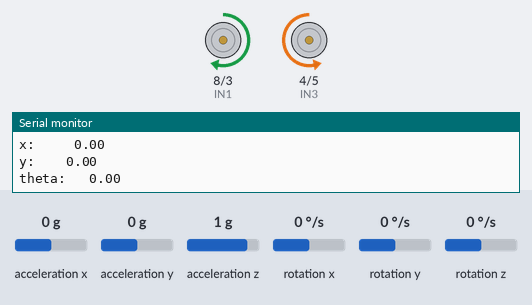
Bench run of a sketch on a simulated Arduino Uno, built with avr-gcc and run on an emulated ATmega328P. On the bench: motor-driver pin pairs drawn as motors (green arrow = first pin HIGH = forward, orange = second pin HIGH = backward, longer = more drive, scaled by the enable pin), the last lines printed to the serial monitor. The inputs (shaded band) are chosen by the test bench; at power-on: rotation z 0 °/s, acceleration x 0 g, acceleration y 0 g, acceleration z 1 g, rotation x 0 °/s, rotation y 0 °/s.

Above: at 15.0 s.
15.1 s: rotation z set to 24 °/s
At 15.55 s:
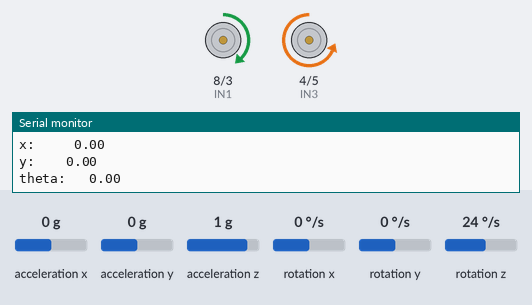
At 17.0 s:
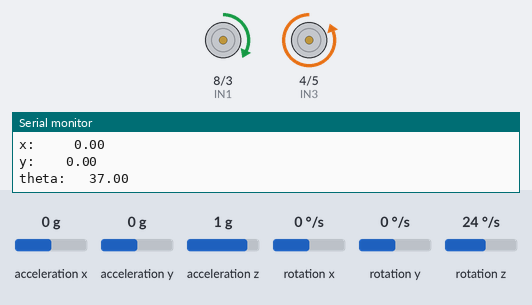
17.3 s: rotation z set to -100 °/s
At 18.4 s:
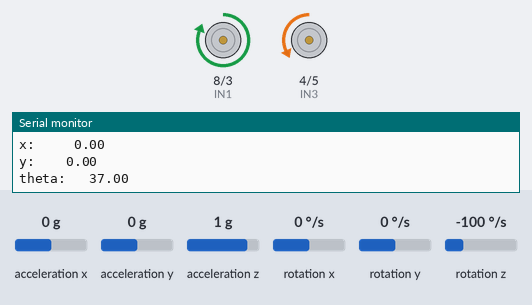
Timing chart, 0 to 20.3 s (numbered marks = the images above; inputs shaded):
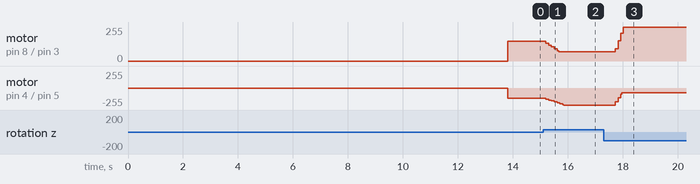

The sketch:

State_estimation.ino
```cpp
#include <Wire.h> // Import (include) the Wire library
#include <MPU6050_tockn.h> // Import (include) the MPU6050_tockn library (install it if it is not already installed)
#include<NewPing.h>
MPU6050 mpu6050(Wire); // Create an instance of MPU6050 and give it a custom name (mpu6050 in this case). Pass Wire as a parameter to this instance
const int D0 = 0;


int ENA=9;
int ENB=10;
int IN1=8;
int IN2=3;
int IN3=4;
int IN4=5;

float angle_offset = 0;
float accX_offset = 0;
float accY_offset = 0;
float angle=0.00;
float desired_angle=0.00;

float x=0.0;
float y=0.0;
float ux=0.0;
float uy=0.0;
float theta=0.0;

volatile unsigned long t;
 volatile unsigned long t2=millis();


float SPEED=150;
float k=6;// controller of a car .

int echo=11;
int trig=12;
int max_distance=200;
NewPing sonar( trig, echo, max_distance);


void setup() {
  // put your setup code here, to run once:
  pinMode (ENA, OUTPUT);
  pinMode (ENB, OUTPUT);
  pinMode (IN1, OUTPUT);
  pinMode (IN2, OUTPUT);
  pinMode (IN3, OUTPUT);
  pinMode (IN4, OUTPUT);


  pinMode (2, INPUT_PULLUP);


  Serial.begin (9600);

  //attachInterrupt(D0,pulse,FALLING);

  NewPing sonar(trig, echo, max_distance);

  Wire.begin();
  mpu6050.begin();
  Serial.println("hello");
  mpu6050.calcGyroOffsets(true); /* This calculates the offset values of the gyroscope. When this function is called with (true) as
  is the case here, you can see state of calculating calibration in the serial monitor */

for (int i = 0; i < 3000;i++)
{
  mpu6050.update();
  angle_offset += mpu6050.getAngleZ();
  accX_offset += mpu6050.getAccX();
  accY_offset += mpu6050.getAccY();

}
  angle_offset = angle_offset/3000.00;  // Calculating the average as explained above
  accY_offset=accY_offset/3000.00;
  accX_offset= accX_offset/3000.00;
  Serial.println(angle_offset);
  Serial.println(accY_offset);
  Serial.println(accX_offset);
  delay(100);

//  while(!Serial.available()){
//  }
Serial.println("bluetooth connected");
delay(5000);
t=millis();
}


void loop() {
  float angle=getAngle();
  float error=desired_angle-angle;
  error=error*k;


  pulse();
  if(millis()-t2>=3000){
  showPose();
  t2=millis();}
  goForward(error);
  if (getDistance()> 20){
   desired_angle=-90.0; }
   else{
    desired_angle=0.0;
    }

}


void goForward(float error){
  desired_angle=0;
  pulse();
  analogWrite(ENA, constrain(SPEED+error, 70, 255));
  analogWrite(ENB, constrain(SPEED-error, 70, 255));

  digitalWrite(IN1, HIGH);
  digitalWrite(IN2, LOW);

  digitalWrite(IN3, LOW);
  digitalWrite(IN4, HIGH);
  }


void turnRight(){

  pulse();
  analogWrite(ENA, SPEED);
  analogWrite(ENB, SPEED);

  digitalWrite(IN1, LOW);
  digitalWrite(IN2, HIGH);

  digitalWrite(IN3, HIGH);
  digitalWrite(IN4, LOW);
}


void turnLeft(){
  pulse();
  analogWrite(ENA, SPEED);
  analogWrite(ENB, SPEED);

  digitalWrite(IN1, HIGH);
  digitalWrite(IN2, LOW);

  digitalWrite(IN3, LOW);
  digitalWrite(IN4, HIGH);
}


void goBackward(float error){
  analogWrite(ENA, constrain(SPEED+error, 70, 255));
  analogWrite(ENB, constrain(SPEED-error, 70, 255));

  digitalWrite(IN1, LOW);
  digitalWrite(IN2, HIGH);

  digitalWrite(IN3, HIGH);
  digitalWrite(IN4, LOW);
  }
void stopmoving(){
  analogWrite(ENA, 0);
  analogWrite(ENB, 0);

  digitalWrite(IN1, LOW);
  digitalWrite(IN2, LOW);

  digitalWrite(IN3, LOW);
  digitalWrite(IN4, LOW);
  }


float getAngle(){
 mpu6050.update();
  float theta = mpu6050.getAngleZ()-angle_offset;
  return theta;
  }

float getAccx(){
   mpu6050.update();
  float accx = mpu6050.getAccX() - accX_offset ;
  return accx;
  }
float getAccy(){
   mpu6050.update();
  float accy = mpu6050.getAccY()- accY_offset;
  return accy;
  }


float getDistance(){
 // Serial.print("Ping: ");
  //int dist=sonar.ping_cm(); // Send ping, get distance in cm and print result (0 = outside set distance range)
  //Serial.println("cm");
  //return dist;
  }

void pulse(){
 // Serial.println("Pulse");
   if(millis()-t >=100){
   updatePose(millis()-t);
   //t = millis();
  }
}

void updatePose(float dt){
  t = millis();
  dt = dt / 1000;
  theta = int(getAngle())%360;
  float ax=getAccx()*9.81;
  float ay=getAccy()*9.81;
  float vx = ux + ax * dt;
  float vy= uy +ay*dt;
  x= x+ (ux*dt)+0.5*ax*dt*dt;
  y= y+ (uy*dt)+0.5 *ay*dt*dt;

  //Serial.print("ax");
  //Serial.println(ax);
  //delay(5000);
  ux=vx;
  uy=vy;

  }

  void showPose(){
  Serial.print("x:     ");
  Serial.println(x);
  Serial.print("y:    ");
  Serial.println(y);
  Serial.print("theta:   ");
  Serial.println(theta);

    }
```

Measured:
- after the input at 15.1 s, motor on pin 8 (IN1) / pin 3 (IN2): moves from forward 150/255 to forward 70/255 over 0.51 s, starting at once; motor on pin 4 (IN3) / pin 5 (IN4): moves from backward 150/255 to backward 255/255 over 0.74 s, starting at once
- after the input at 17.3 s, motor on pin 8 (IN1) / pin 3 (IN2): forward 70/255 → forward 92/255 after 0.43 s, → forward 151/255 0.10 s later, → forward 209/255 0.10 s later, → forward 255/255 0.08 s later; motor on pin 4 (IN3) / pin 5 (IN4): backward 255/255 → backward 207/255 after 0.43 s, → backward 148/255 0.10 s later, → backward 70/255 0.10 s later
